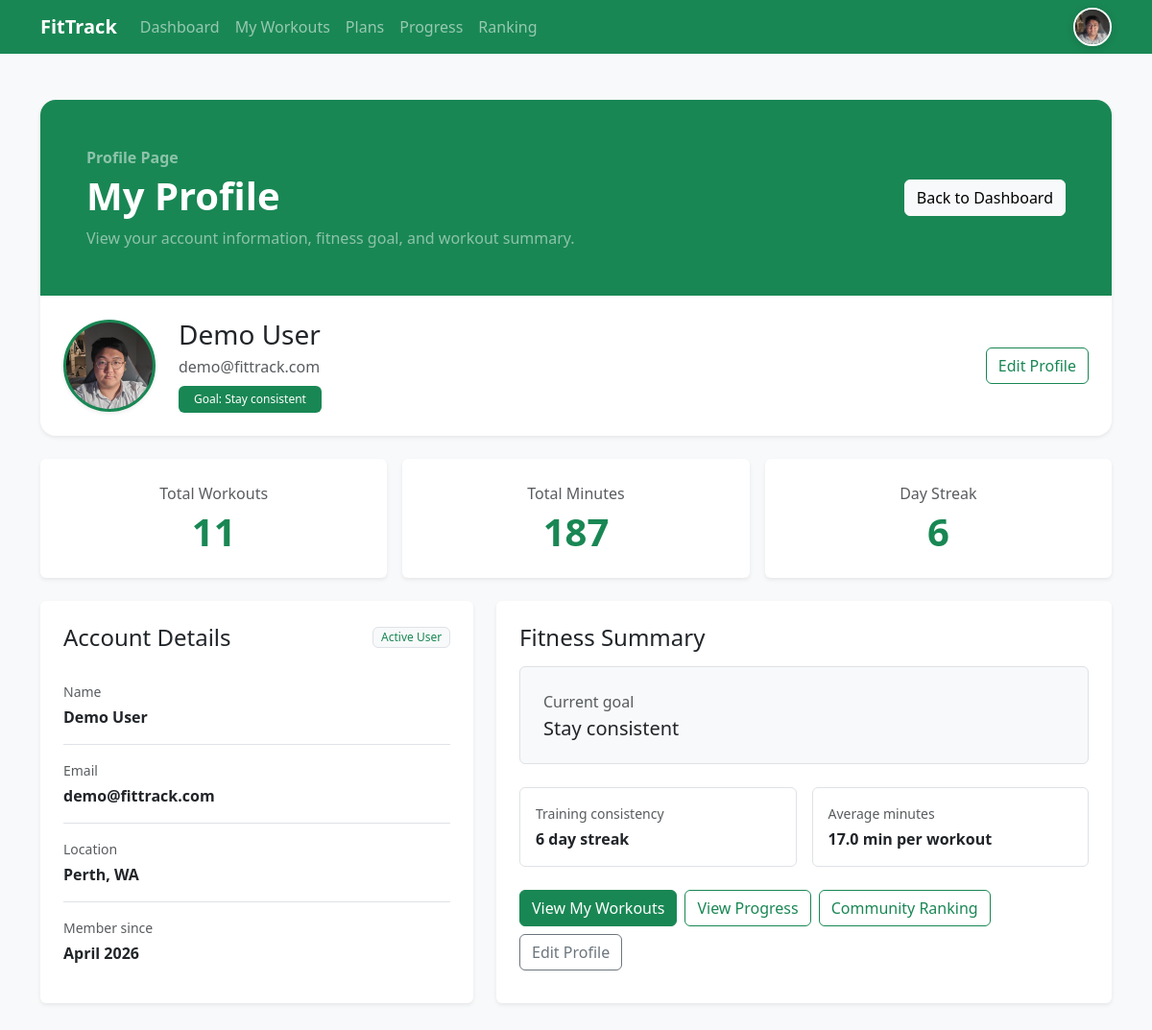
Screenshot of /profile (signed in) with the database file from the repository.
### app.py (models this page shows, shortened)
class User(db.Model):
    __tablename__ = "users"
    id = db.Column(db.Integer, primary_key=True)
    name = db.Column(db.String(100), nullable=False)
    email = db.Column(db.String(120), unique=True, nullable=False)
    password_hash = db.Column(db.String(255), nullable=False)
    goal = db.Column(db.String(200), nullable=True)
    member_since = db.Column(db.String(50), nullable=True)
    location = db.Column(db.String(100), nullable=True)
    avatar_filename = db.Column(db.String(255), nullable=True)
    workouts = db.relationship(
        "Workout",
        backref="owner",
        lazy=True,
        cascade="all, delete-orphan"
    )

### app.py (the view)
@app.route("/profile")
def profile():
    if not is_logged_in():
        return redirect(url_for("login"))
    user = current_user()
    if user is None:
        session.clear()
        return redirect(url_for("login"))
    statistics = get_statistics(user)
    profile_data = user_to_profile_dict(user)
    return render_template(
        "profile.html",
        profile=profile_data,
        statistics=statistics,
    )

### app.py (called while the page is built)
def is_logged_in():
    return "user_id" in session

def current_user():
    if "user_id" not in session:
        return None
    return db.session.get(User, session["user_id"])

def user_to_profile_dict(user):
    return {
        "name": user.name,
        "email": user.email,
        "goal": user.goal or "No goal set yet.",
        "member_since": user.member_since or "Unknown",
        "location": user.location or "Not set",
        "avatar_filename": user.avatar_filename,
    }

@app.context_processor
def inject_nav_user():
    if "user_id" in session:
        user = current_user()
        if user:
            return {
                "nav_email": user.email,
                "nav_profile": user_to_profile_dict(user),
            }
    return {
        "nav_email": None,
        "nav_profile": None,
    }

def get_statistics(user):
    user_workouts = Workout.query.filter_by(user_id=user.id).all()
    total_workouts = len(user_workouts)
    total_minutes = sum(workout.duration for workout in user_workouts)
    current_streak = 6
    return {
        "total_workouts": total_workouts,
        "total_minutes": total_minutes,
        "current_streak": current_streak,
    }

### templates/profile.html (shortened to what this page needs)
<!doctype html>
<html lang="en">
<head>
    <link
        href="https://cdn.jsdelivr.net/npm/bootstrap@5.3.3/dist/css/bootstrap.min.css"
        rel="stylesheet"
    >
    <link
        rel="stylesheet"
        href="{{ url_for('static', filename='css/styles.css') }}"
    >
</head>
<body class="bg-light">
    <header>
        <nav class="navbar navbar-expand-lg navbar-dark bg-success">
            <div class="container">
                <a class="navbar-brand fw-bold" href="{{ url_for('home') }}">FitTrack</a>
                <div class="collapse navbar-collapse" id="appNav">
                    <ul class="navbar-nav me-auto align-items-lg-center">
                        <li class="nav-item">
                            <a class="nav-link" href="{{ url_for('dashboard') }}">Dashboard</a>
                        </li>
                        <li class="nav-item">
                            <a class="nav-link" href="{{ url_for('workouts') }}">My Workouts</a>
                        </li>
                        <li class="nav-item">
                            <a class="nav-link" href="{{ url_for('plans') }}">Plans</a>
                        </li>
                        <li class="nav-item">
                            <a class="nav-link" href="{{ url_for('progress') }}">Progress</a>
                        </li>
                        <li class="nav-item">
                            <a class="nav-link" href="{{ url_for('ranking') }}">Ranking</a>
                        </li>
                    </ul>
                    <div class="d-flex align-items-center mt-3 mt-lg-0">
                        <div class="dropdown">
                            <button
                                class="btn p-0 border-0 bg-transparent profile-dropdown-toggle"
                                type="button"
                                data-bs-toggle="dropdown"
                                aria-expanded="false"
                                aria-label="Open profile menu"
                            >
                                {% if nav_profile and nav_profile.avatar_filename %}
                                    <img
                                        src="{{ url_for('static', filename='uploads/' ~ nav_profile.avatar_filename) }}"
                                        alt="Profile"
                                        class="profile-icon"
                                    >
                                {% endif %}
                            </button>
                        </div>
                    </div>
                </div>
            </div>
        </nav>
    </header>
    <main class="py-5">
        <div class="container">
            <section class="mb-4">
                <div class="card shadow-sm border-0 hero-card overflow-hidden">
                    <div class="card-body p-0">
                        <div class="bg-success text-white p-4 p-md-5">
                            <div class="row align-items-center g-4">
                                <div class="col-md-8">
                                    <p class="text-white-50 fw-semibold mb-1">Profile Page</p>
                                    <h1 class="display-6 fw-bold mb-2">My Profile</h1>
                                    <p class="mb-0 text-white-50">
                                        View your account information, fitness goal, and workout summary.
                                    </p>
                                </div>
                                <div class="col-md-4 text-md-end">
                                    <a href="{{ url_for('dashboard') }}" class="btn btn-light">
                                        Back to Dashboard
                                    </a>
                                </div>
                            </div>
                        </div>
                        <div class="p-4">
                            <div class="d-flex flex-column flex-md-row align-items-md-center gap-4">
                                <div
                                    class="rounded-circle bg-success text-white d-flex align-items-center justify-content-center shadow-sm border border-3 border-success overflow-hidden"
                                    style="width: 96px; height: 96px; font-size: 2rem; font-weight: 700;"
                                >
                                    {% if profile.avatar_filename %}
                                        <img
                                            src="{{ url_for('static', filename='uploads/' ~ profile.avatar_filename) }}"
                                            alt="Profile avatar"
                                            class="w-100 h-100"
                                            style="object-fit: cover;"
                                        >
                                    {% else %}
                                        {{ profile.name[0] }}
                                    {% endif %}
                                </div>
                                <div class="flex-grow-1">
                                    <h2 class="h3 mb-1">{{ profile.name }}</h2>
                                    <p class="text-muted mb-2">{{ profile.email }}</p>
                                    <span class="badge text-bg-success px-3 py-2">
                                        Goal: {{ profile.goal }}
                                    </span>
                                </div>
                                <div class="text-md-end">
                                    <a href="{{ url_for('edit_profile') }}" class="btn btn-outline-success">
                                        Edit Profile
                                    </a>
                                </div>
                            </div>
                        </div>
                    </div>
                </div>
            </section>
            <section class="mb-4">
                <div class="row text-center g-3">
                    <div class="col-md-4">
                        <div class="card shadow-sm border-0 h-100">
                            <div class="card-body p-4">
                                <p class="text-muted mb-1">Total Workouts</p>
                                <h2 class="display-6 fw-bold text-success mb-0">
                                    {{ statistics.total_workouts }}
                                </h2>
                            </div>
                        </div>
                    </div>
                    <div class="col-md-4">
                        <div class="card shadow-sm border-0 h-100">
                            <div class="card-body p-4">
                                <p class="text-muted mb-1">Total Minutes</p>
                                <h2 class="display-6 fw-bold text-success mb-0">
                                    {{ statistics.total_minutes }}
                                </h2>
                            </div>
                        </div>
                    </div>
                    <div class="col-md-4">
                        <div class="card shadow-sm border-0 h-100">
                            <div class="card-body p-4">
                                <p class="text-muted mb-1">Day Streak</p>
                                <h2 class="display-6 fw-bold text-success mb-0">
                                    {{ statistics.current_streak }}
                                </h2>
                            </div>
                        </div>
                    </div>
                </div>
            </section>
            <section>
                <div class="row g-4">
                    <div class="col-lg-5">
                        <div class="card shadow-sm border-0 h-100">
                            <div class="card-body p-4">
                                <div class="d-flex justify-content-between align-items-center mb-3">
                                    <h2 class="h4 mb-0">Account Details</h2>
                                    <span class="badge text-bg-light text-success border">
                                        Active User
                                    </span>
                                </div>
                                <div class="list-group list-group-flush">
                                    <div class="list-group-item px-0 py-3">
                                        <p class="text-muted small mb-1">Name</p>
                                        <p class="fw-semibold mb-0">{{ profile.name }}</p>
                                    </div>
                                    <div class="list-group-item px-0 py-3">
                                        <p class="text-muted small mb-1">Email</p>
                                        <p class="fw-semibold mb-0">{{ profile.email }}</p>
                                    </div>
                                    <div class="list-group-item px-0 py-3">
                                        <p class="text-muted small mb-1">Location</p>
                                        <p class="fw-semibold mb-0">{{ profile.location }}</p>
                                    </div>
                                    <div class="list-group-item px-0 py-3">
                                        <p class="text-muted small mb-1">Member since</p>
                                        <p class="fw-semibold mb-0">{{ profile.member_since }}</p>
                                    </div>
                                </div>
                            </div>
                        </div>
                    </div>
                    <div class="col-lg-7">
                        <div class="card shadow-sm border-0 h-100">
                            <div class="card-body p-4">
                                <h2 class="h4 mb-3">Fitness Summary</h2>
                                <div class="p-4 rounded bg-light border mb-4">
                                    <p class="text-muted mb-1">Current goal</p>
                                    <h3 class="h5 mb-0">{{ profile.goal }}</h3>
                                </div>
                                <div class="row g-3 mb-4">
                                    <div class="col-md-6">
                                        <div class="p-3 rounded border bg-white h-100">
                                            <p class="text-muted small mb-1">Training consistency</p>
                                            <p class="fw-semibold mb-0">
                                                {{ statistics.current_streak }} day streak
                                            </p>
                                        </div>
                                    </div>
                                    <div class="col-md-6">
                                        <div class="p-3 rounded border bg-white h-100">
                                            <p class="text-muted small mb-1">Average minutes</p>
                                            <p class="fw-semibold mb-0">
                                                {% if statistics.total_workouts > 0 %}
                                                    {{ (statistics.total_minutes / statistics.total_workouts) | round }} min per workout
                                                {% else %}
                                                    0 min per workout
                                                {% endif %}
                                            </p>
                                        </div>
                                    </div>
                                </div>
                                <div class="d-flex flex-wrap gap-2">
                                    <a href="{{ url_for('workouts') }}" class="btn btn-success">
                                        View My Workouts
                                    </a>
                                    <a href="{{ url_for('progress') }}" class="btn btn-outline-success">
                                        View Progress
                                    </a>
                                    <a href="{{ url_for('ranking') }}" class="btn btn-outline-success">
                                        Community Ranking
                                    </a>
                                    <a href="{{ url_for('edit_profile') }}" class="btn btn-outline-secondary">
                                        Edit Profile
                                    </a>
                                </div>
                            </div>
                        </div>
                    </div>
                </div>
            </section>
        </div>
    </main>
</body>
</html>

### static/css/styles.css (style rules this page uses)
body { background-color: #f8f9fa; }
.hero-card { border-radius: 1rem; }
.badge { font-weight: 500; }
.profile-icon { width: 40px; height: 40px; border-radius: 50%; object-fit: cover; border: 2px solid #ffffff; box-shadow: 0 2px 8px rgba(0, 0, 0, 0.15); transition: transform 0.2s ease, opacity 0.2s ease; }
html, body { min-height: 100%; }

### rows the page displays
User: avatar_filename (picture), name "Demo User", email "demo@fittrack.com", goal "Stay consistent", location "Perth, WA", member_since "April 2026"

### other values shown
{{ statistics.total_workouts }} "11"
{{ statistics.total_minutes }} "187"
{{ statistics.current_streak }} "6"
{{ (statistics.total_minutes / statistics.total_workouts) | round }} "17.0"
